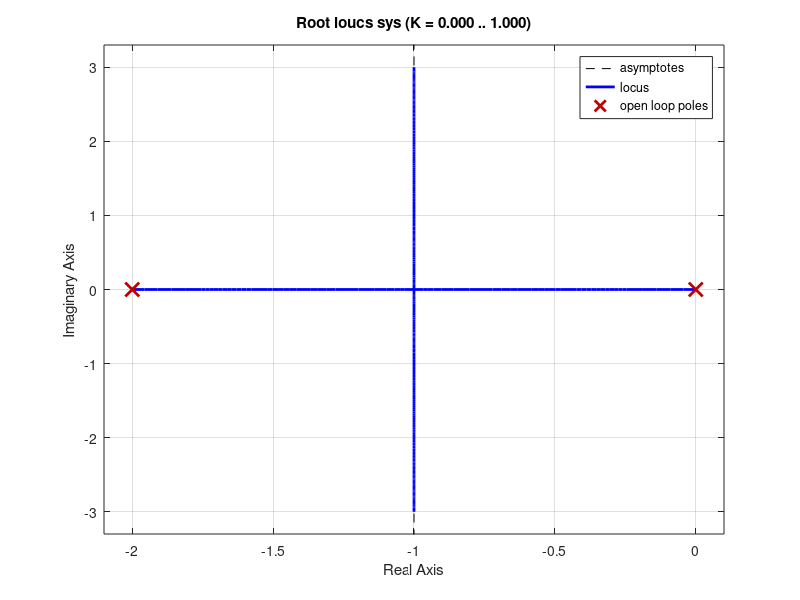
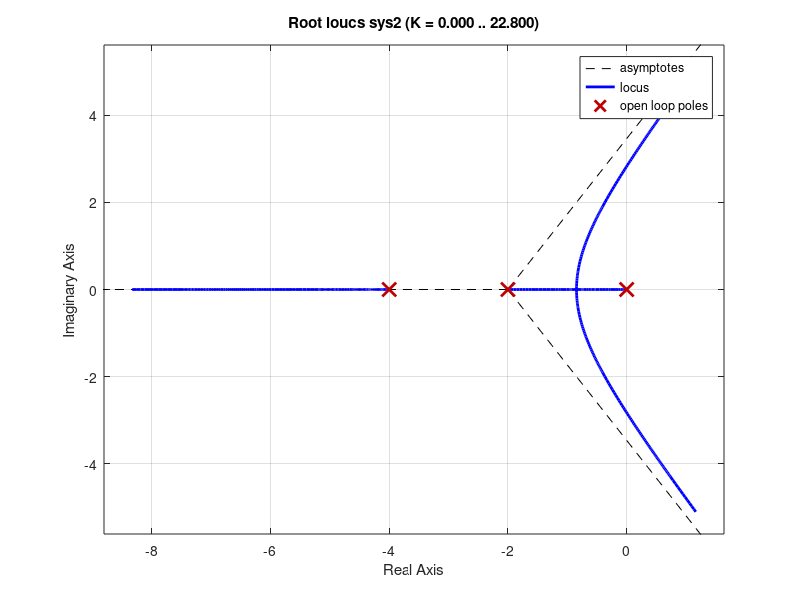
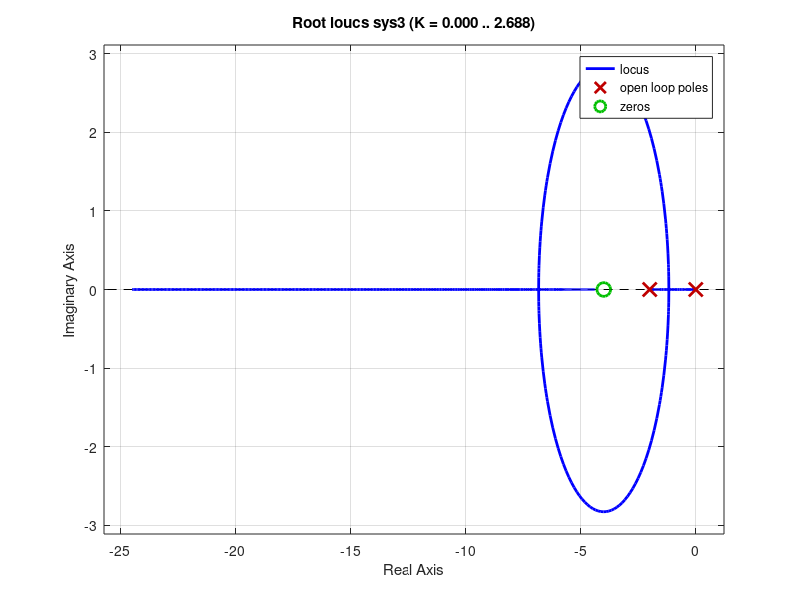
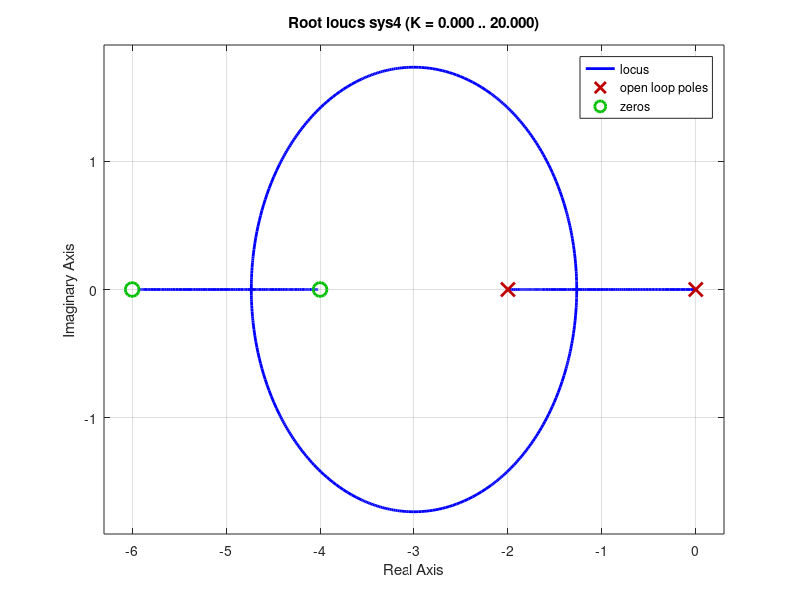

The MATLAB source for these figures, in order:
clc;
clear all;
%normal tf
num = [10]
den = [1 2 0]
sys = tf(num,den)
figure(1)
rlocus(sys)

% adding pole at -4
den2=[1 6 8 0]
sys2 = tf(num,den2)
figure(2)
rlocus(sys2)

%adding zero at -4
num2 = [10 40]
sys3 = tf(num2,den)
figure(3)
rlocus(sys3)

%adding zero at -4 & -6
num3 = [10 100 240]
sys4= tf(num3,den)
figure(4)
rlocus(sys4)
